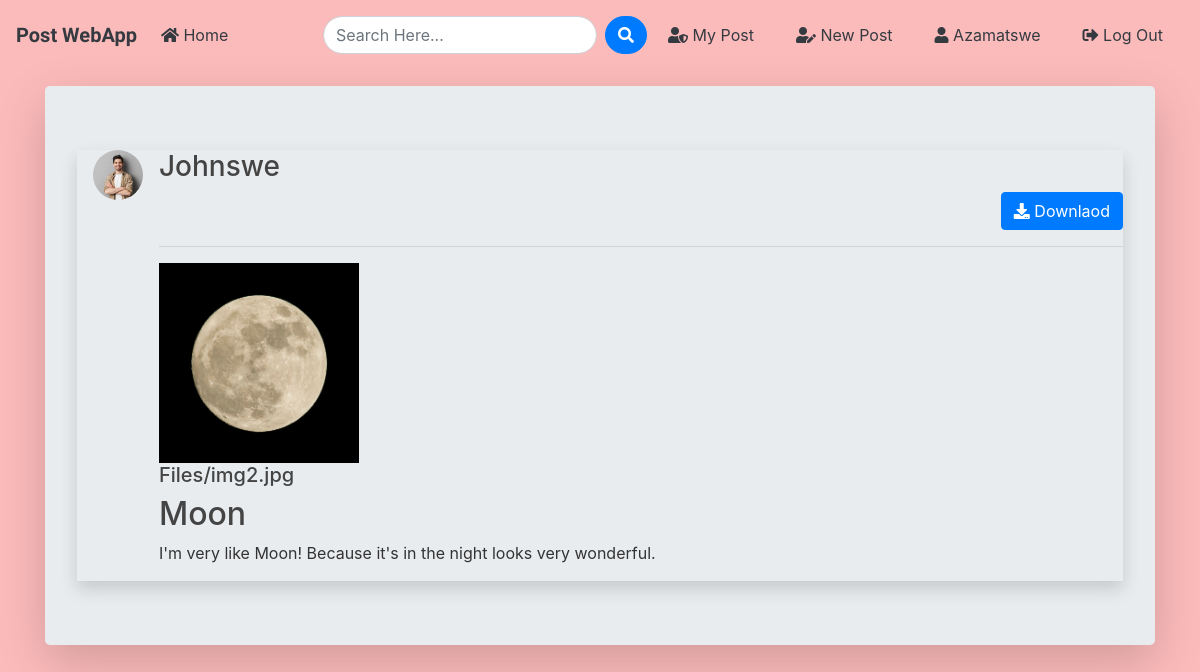
/post/2/ (signed in), run on the app's committed database.
### blog/models.py (models this page shows, shortened)
class Post(models.Model):
	title = models.CharField(max_length=100)
	file = models.FileField(null=True,blank=True,upload_to='Files')
	content = models.TextField()
	date_posted = models.DateTimeField(default=timezone.now)
	author = models.ForeignKey(User, on_delete=models.CASCADE)
	def extension(self):
		name, extension = os.path.splitext(self.file.name)
		return extension

### users/models.py (models this page shows, shortened)
class Profile(models.Model):
    user = models.OneToOneField(User, on_delete=models.CASCADE)
    image = models.ImageField(default='default.jpg', upload_to='profile_pics')

### blog/views.py (the view)
# urls.py: path('post/<int:pk>/', PostDetailView.as_view(), name='post-detail'),
class PostDetailView(DetailView):
    model = Post
    template_name = 'blog/post_detail.html'

### blog/templates/blog/post_detail.html (shortened to what this page needs)
{% extends "blog/base.html" %}
{% block content %}
<div class="jumbotron mt-3 shadow-lg">
<article class="media content-section shadow ">
   <a href="{{ object.author.profile.image.url }} " target="_blank"> <img src="{{ object.author.profile.image.url }}  " alt="" class="article-img rounded-circle img-fluid mr-3 ml-3" style="width: 50px; height: 50px; object-fit: cover;">
   </a>
    <div class="media-body">
      <div class="">
        <div class="d-flex justify-content-between">
        <a class="mr-2 mt-0 mb-0  text-dark" href="{% url 'user-posts' object.author.username  %}"><h3>{{ object.author }}</h3></a>
        </div>
        {% if object.author != user %}
          <div class="form-group mt-0 pt-0 d-flex justify-content-end">
            <a href="{{ object.file.url }}" download class="btn btn-primary flex-last" type="submit"><i class="fas fa-download"></i> Downlaod</a>
          </div>
        {% endif %}
        <hr>
      </div>
      <div>
        {% if object.file %}
          {% if object.extension == '.jpg' or object.extension == 'jpeg' or object.extension == 'png' %}
            <a href="{{ object.file.url }}"  download ><img src="{{ object.file.url }}" alt="" class="img-fluid" style="height: 200px;width: 200px;object-fit: cover"></a>
            <a href="{{ object.file.url }}"  download class="text-dark"><h5>{{ object.file }}</h5></a>
          {% else %}
            <a href="{{ object.file.url }}"  download class="text-dark"><h5>{{ object.file }}</h5></a>
          {% endif %}
        {% endif %}
      </div>
      <h2>{{ object.title }}</h2>
      <p class="article-content">{{ object.content }}</p>
    </div>
  </article>
{% endblock content %}

### blog/templates/blog/base.html (shortened to what this page needs)
{% load static %}
<!doctype html>
<html lang="en">
  <head>
    <link rel="stylesheet" href="https://stackpath.bootstrapcdn.com/bootstrap/4.3.1/css/bootstrap.min.css">
    <link rel="stylesheet" href="https://use.fontawesome.com/releases/v5.8.1/css/all.css" >
    <link rel="stylesheet" href="{% static 'blog/style.css' %}">
</head>
  <body>
        <nav class="navbar navbar-expand-lg navbar-dark">
            <a class="navbar-brand font-weight-bold text-dark logo_txt" href="{% url 'blog-home' %}">Post WebApp</a>
                <div class="collapse navbar-collapse" id="navbarSupportedContent">
                  <ul class="navbar-nav mr-auto">
                    <li class="nav-item active">
                      <a class="nav-link text-dark" href="{% url 'blog-home' %}"><i class="fas fa-home"></i> Home <span class="sr-only">(current)</span></a>
                    </li>
                  </ul>
                 <form id="searchform" action="{% url 'search' %}" method="get" class="d-flex">
                <input type="text" name="q" type="text" value="{{ request.GET.q }}" placeholder="Search Here..." class="form-control mr-2 rounded-pill" />
                <button type="button" onclick="searchform.submit()" class="btn btn-primary rounded-pill">
                <i class="fa fa-search"></i>
                </button>
                </form>
                    {% if user.is_authenticated %}
                    <a href="{% url 'user-posts' user %}" class="btn text-white m-2 text-dark"><i class="fas fa-user-shield"></i> My Post</a>
                    <a href="{% url 'post-create' %} " class="btn text-white m-2 text-dark"><i class="fas fa-user-edit "></i> New Post</a>
                    <a href="{% url 'profile' %} " class="btn text-white m-2 text-dark"><i class="fas fa-user text-dark"></i> {{ user.username }}</a>
                    <a href="{% url 'logout' %} " class="btn text-white m-2 text-dark"><i class="fas fa-sign-out-alt"></i> Log Out</a>
                    {% else %}
                    <a href="{% url 'login' %} " class="btn text-white m-2 text-dark"><i class="fas fa-user-tie"></i> Log In</a>
                    <a href="{% url 'register' %} " class="btn text-white m-2 text-dark"> <i class="fas fa-sign-in-alt"></i> Sign Up</a>
                    {% endif %}
                </div>
              </nav>
      <div class="container my-bg">
    {% block content %}{% endblock content %}
</div>
  </body>
</html>

### blog/static/blog/style.css (style rules this page uses)
body { background: #FCBBBB; color: #333333; margin-top: 0; }
h1, h2, h3, h4, h5, h6 { color: #444444; }
ul { margin: 0; }
.logo_txt { font-family: 'Kaushan Script', cursive; }

### data on the page
Post: author.profile.image (picture), author "Johnswe", file (picture), file "Files/img2.jpg", title "Moon", content "I'm very like Moon! Because it's in the night looks very wonderful."

### other printed values
{{ user.username }} "Azamatswe"
